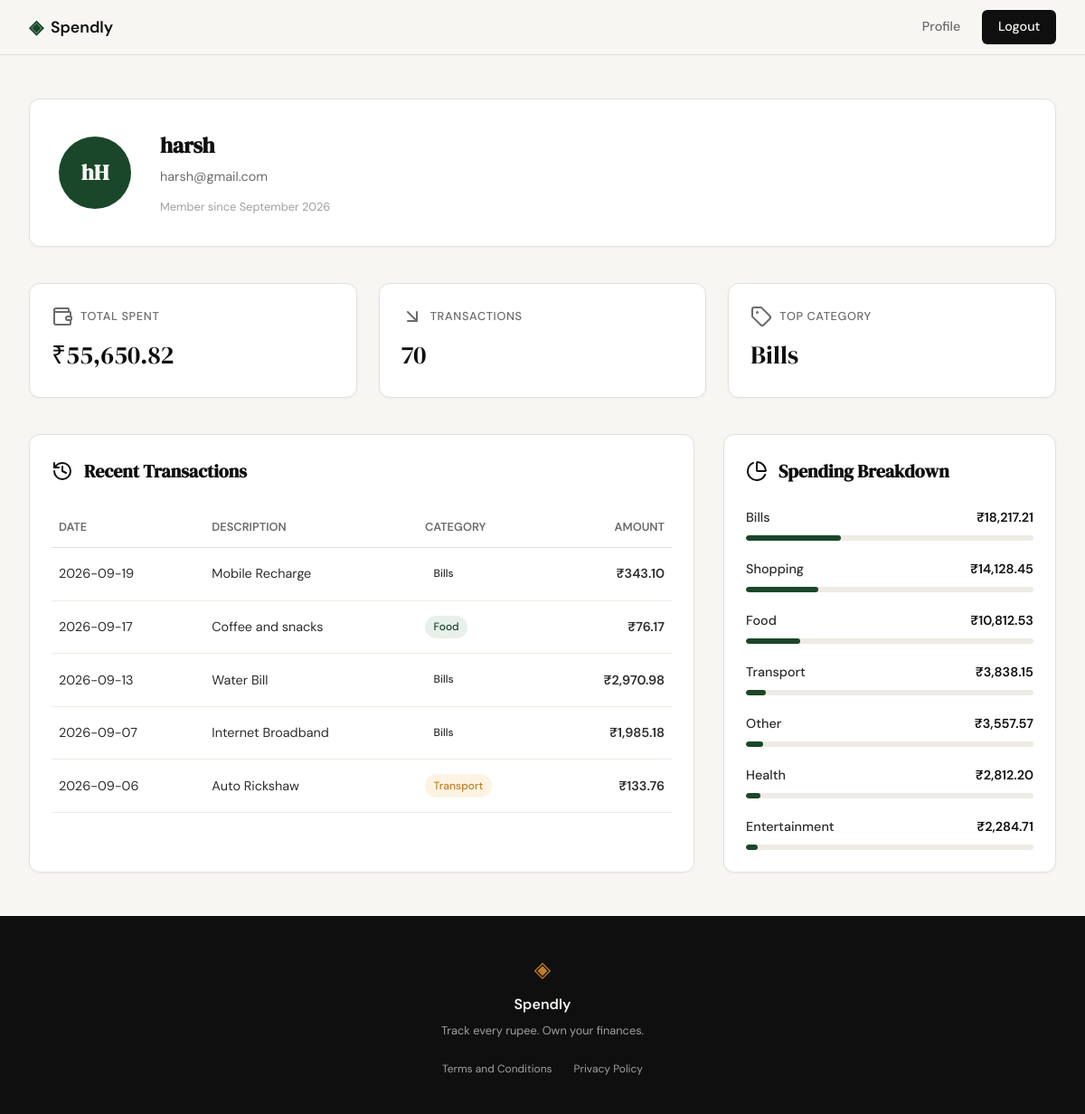
Page /profile (signed in) on the committed database.
### tables this page shows
CREATE TABLE users (
                id INTEGER PRIMARY KEY AUTOINCREMENT,
                name TEXT NOT NULL,
                email TEXT UNIQUE NOT NULL,
                password_hash TEXT NOT NULL,
                created_at TEXT DEFAULT (datetime('now'))
            );

CREATE TABLE expenses (
                id INTEGER PRIMARY KEY AUTOINCREMENT,
                user_id INTEGER NOT NULL,
                amount REAL NOT NULL,
                category TEXT NOT NULL,
                date TEXT NOT NULL,
                description TEXT,
                created_at TEXT DEFAULT (datetime('now')),
                FOREIGN KEY (user_id) REFERENCES users(id)
            );

### app.py (the view)
@app.route("/profile")
def profile():
    if not session.get("user_id"):
        return redirect(url_for("login"))
    user_id = session["user_id"]
    user = get_user_profile(user_id)
    if not user:
        return redirect(url_for("login")) # User no longer exists
    stats = get_user_stats(user_id)
    transactions = get_recent_transactions(user_id)
    categories = get_category_breakdown(user_id)
    return render_template(
        "profile.html",
        user=user,
        stats=stats,
        transactions=transactions,
        categories=categories
    )

### database/db.py (called while the page is built)
def get_db():
    conn = sqlite3.connect(DB_PATH)
    conn.row_factory = sqlite3.Row
    conn.execute("PRAGMA foreign_keys = ON;")
    return conn

def get_user_profile(user_id):
    with get_db() as conn:
        user = conn.execute(
            "SELECT name, email, created_at FROM users WHERE id = ?",
            (user_id,)
        ).fetchone()
        if user:
            import datetime
            dt = datetime.datetime.strptime(user['created_at'], '%Y-%m-%d %H:%M:%S')
            return {
                "name": user['name'],
                "email": user['email'],
                "join_date": dt.strftime('%B %Y')
            }
        return None

def get_user_stats(user_id):
    with get_db() as conn:
        stats_row = conn.execute(
            "SELECT SUM(amount) as total, COUNT(id) as count FROM expenses WHERE user_id = ?",
            (user_id,)
        ).fetchone()
        total_spent = stats_row['total'] or 0.0
        count = stats_row['count'] or 0
        top_cat_row = conn.execute(
            "SELECT category FROM expenses WHERE user_id = ? GROUP BY category ORDER BY SUM(amount) DESC LIMIT 1",
            (user_id,)
        ).fetchone()
        return {
            "total_spent": f"₹{total_spent:,.2f}",
            "transaction_count": count,
            "top_category": top_cat_row['category'] if top_cat_row else "None"
        }

def get_recent_transactions(user_id, limit=5):
    with get_db() as conn:
        rows = conn.execute(
            "SELECT date, description, category, amount FROM expenses WHERE user_id = ? ORDER BY date DESC LIMIT ?",
            (user_id, limit)
        ).fetchall()
        return [
            {
                "date": row['date'],
                "description": row['description'],
                "category": row['category'],
                "amount": f"₹{row['amount']:,.2f}"
            }
            for row in rows
        ]

### templates/profile.html (shortened to what this page needs)
{% extends "base.html" %}
{% block head %}
<link rel="stylesheet" href="{{ url_for('static', filename='css/profile.css') }}">
{% endblock %}
{% block content %}
<div class="profile-container">
    <header class="profile-header-card">
        <div class="profile-avatar">
            {{ user.name[0] }}{{ user.name.split(' ')[-1][0] | upper }}
        </div>
        <div class="profile-user-info">
            <h1 class="profile-name">{{ user.name }}</h1>
            <span class="profile-email">{{ user.email }}</span>
            <span class="profile-meta">Member since {{ user.join_date }}</span>
        </div>
    </header>
    <section class="stats-grid">
        <div class="stat-card">
            <span class="stat-label"><i data-lucide="wallet"></i> Total Spent</span>
            <span class="stat-value">{{ stats.total_spent }}</span>
        </div>
        <div class="stat-card">
            <span class="stat-label"><i data-lucide="arrow-down-right"></i> Transactions</span>
            <span class="stat-value">{{ stats.transaction_count }}</span>
        </div>
        <div class="stat-card">
            <span class="stat-label"><i data-lucide="tag"></i> Top Category</span>
            <span class="stat-value">{{ stats.top_category }}</span>
        </div>
    </section>
    <div class="profile-content">
        <section class="content-section">
            <h2 class="section-title"><i data-lucide="history"></i> Recent Transactions</h2>
            <div style="overflow-x: auto;">
                <table class="tx-table">
                    <thead>
                        <tr>
                            <th>Date</th>
                            <th>Description</th>
                            <th>Category</th>
                            <th style="text-align: right;">Amount</th>
                        </tr>
                    </thead>
                    <tbody>
                        {% for tx in transactions %}
                        <tr>
                            <td>{{ tx.date }}</td>
                            <td>{{ tx.description }}</td>
                            <td>
                                <span class="tx-badge badge-{{ tx.category | lower }}">
                                    {{ tx.category }}
                                </span>
                            </td>
                            <td class="tx-amount">{{ tx.amount }}</td>
                        </tr>
                        {% endfor %}
                    </tbody>
                </table>
            </div>
        </section>
        <section class="content-section">
            <h2 class="section-title"><i data-lucide="pie-chart"></i> Spending Breakdown</h2>
            <div class="cat-list">
                {% for cat in categories %}
                <div class="cat-item">
                    <div class="cat-info">
                        <span class="cat-name">{{ cat.category }}</span>
                        <span class="cat-amount">{{ cat.amount }}</span>
                    </div>
                    <div class="cat-bar-track">
                        <div class="cat-bar-fill" style="width: {{ cat.percentage }}%;"></div>
                    </div>
                </div>
                {% endfor %}
            </div>
        </section>
    </div>
</div>
{% endblock %}

### templates/base.html (shortened to what this page needs)
<!DOCTYPE html>
<html lang="en">
<head>
    <link rel="stylesheet" href="{{ url_for('static', filename='css/style.css') }}">
    {% block head %}{% endblock %}
</head>
<body>
    <nav class="navbar">
        <div class="nav-inner">
            <a href="{{ url_for('landing') }}" class="nav-brand">
                <span class="brand-icon">◈</span>
                <span class="brand-name">Spendly</span>
            </a>
            <div class="nav-links">
                {% if session.get('user_id') %}
                    <a href="{{ url_for('profile') }}">Profile</a>
                    <a href="{{ url_for('logout') }}" class="nav-cta">Logout</a>
                {% else %}
                    <a href="{{ url_for('login') }}">Sign in</a>
                    <a href="{{ url_for('register') }}" class="nav-cta">Get started</a>
                {% endif %}
            </div>
        </div>
    </nav>
    <main class="main-content">
        {% block content %}{% endblock %}
    </main>
    <footer class="footer">
        <div class="footer-inner">
            <span class="brand-icon">◈</span>
            <span class="footer-name">Spendly</span>
            <p class="footer-copy">Track every rupee. Own your finances.</p>
            <div class="footer-links">
                <a href="{{ url_for('terms') }}">Terms and Conditions</a>
                <a href="{{ url_for('privacy') }}">Privacy Policy</a>
            </div>
        </div>
    </footer>
</body>
</html>

### static/css/style.css (style rules this page uses)
:root { --ink: #0f0f0f; --ink-soft: #2d2d2d; --ink-muted: #6b6b6b; --ink-faint: #a0a0a0; --paper: #f7f6f3; --paper-warm: #f0ede6; --paper-card: #ffffff; --accent: #1a472a; --accent-light: #e8f0eb; --accent-2: #c17f24; --accent-2-light: #fdf3e3; --danger: #c0392b; --danger-light: #fdecea; --border: #e4e1da; --border-soft: #eeebe4; --font-display: 'DM Serif Display', Georgia, serif; --font-body: 'DM Sans', system-ui, sans-serif; --max-width: 1200px; --auth-width: 440px; --radius-sm: 6px; --radius-md: 12px; --radius-lg: 20px; }
*, *::before, *::after { box-sizing: border-box; margin: 0; padding: 0; }
html { font-size: 16px; scroll-behavior: smooth; }
body { background: var(--paper); color: var(--ink); font-family: var(--font-body); font-size: 1rem; line-height: 1.6; -webkit-font-smoothing: antialiased; }
a { color: inherit; text-decoration: none; }
.navbar { position: sticky; top: 0; z-index: 100; background: var(--paper); border-bottom: 1px solid var(--border); padding: 0 2rem; }
.nav-inner { max-width: var(--max-width); margin: 0 auto; height: 60px; display: flex; align-items: center; justify-content: space-between; }
.nav-brand { display: flex; align-items: center; gap: 0.5rem; font-family: var(--font-body); font-weight: 600; font-size: 1.1rem; color: var(--ink); }
.brand-icon { color: var(--accent); font-size: 1.3rem; }
.brand-name { color: var(--ink); }
.nav-links { display: flex; align-items: center; gap: 1.5rem; font-size: 0.9rem; font-weight: 500; }
.nav-links a { color: var(--ink-muted); transition: color 0.2s; }
.nav-cta { background: var(--ink) !important; color: var(--paper) !important; padding: 0.45rem 1.1rem; border-radius: var(--radius-sm); transition: background 0.2s !important; }
.main-content { min-height: calc(100vh - 60px - 100px); }
.footer { background: var(--ink); color: var(--paper); padding: 2.5rem 2rem; text-align: center; }
.footer-inner { display: flex; flex-direction: column; align-items: center; gap: 0.4rem; }
.footer .brand-icon { color: var(--accent-2); font-size: 1.5rem; }
.footer-name { font-weight: 600; font-size: 1rem; }
.footer-copy { font-size: 0.8rem; color: var(--ink-faint); }
.footer-links { display: flex; gap: 1.5rem; margin-top: 1rem; font-size: 0.75rem; }
.footer-links a { color: var(--ink-faint); transition: color 0.2s; }

### rows in the picture
users: name "h", name "H", name "harsh", email "harsh@gmail.com"
expenses: date "2026-09-19", description "Mobile Recharge", category "Bills", amount "₹343.10"
expenses: date "2026-09-17", description "Coffee and snacks", category "Food", amount "₹76.17"
expenses: date "2026-09-13", description "Water Bill", category "Bills", amount "₹2,970.98"
expenses: date "2026-09-07", description "Internet Broadband", category "Bills", amount "₹1,985.18"
expenses: date "2026-09-06", description "Auto Rickshaw", category "Transport", amount "₹133.76"

### other values in the picture
{{ user.join_date }} "September 2026"
{{ stats.total_spent }} "₹55,650.82"
{{ stats.transaction_count }} "70"
{{ stats.top_category }} "Bills"
{{ cat.category }} "Bills" "Shopping" "Food" "Transport" "Other" "Health" "Entertainment"
{{ cat.amount }} "₹18,217.21" "₹14,128.45" "₹10,812.53" "₹3,838.15" "₹3,557.57" "₹2,812.20" "₹2,284.71"
